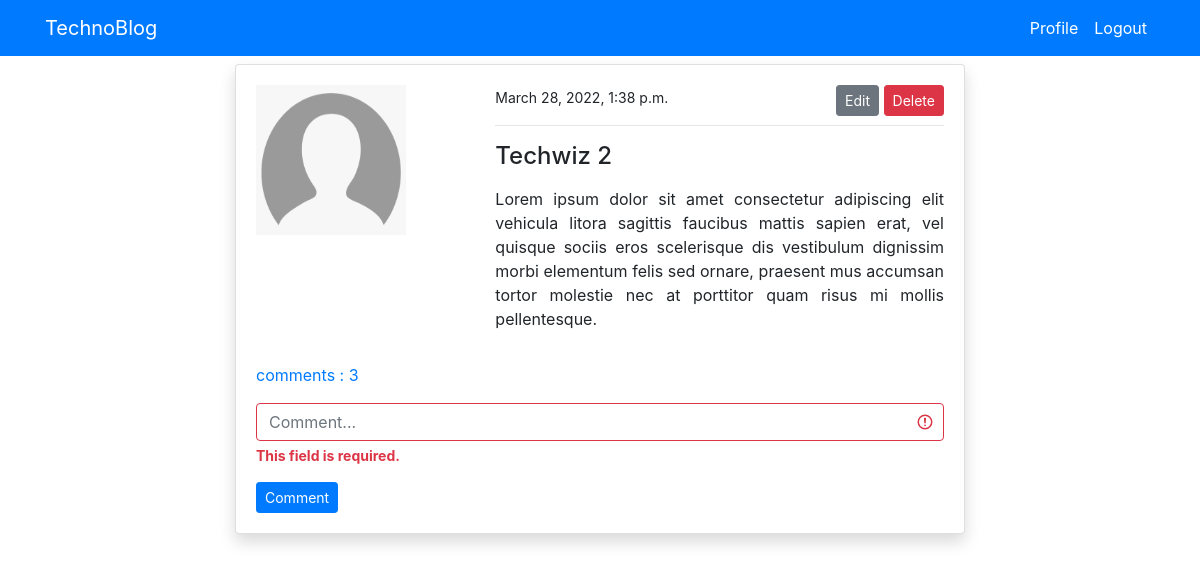
/post_detail/6/ (signed in), run on the app's committed database.
### blog/models.py (models this page shows, shortened)
class Post(models.Model):
    title = models.CharField(max_length=100)
    content = models.TextField()
    author = models.ForeignKey(User, on_delete=models.CASCADE)
    date_created = models.DateTimeField(auto_now_add=True)
    class Meta:
        ordering = ('-date_created',)
    def comments_count(self):
        return self.comment_set.all().count()
    def comments(self):
        return self.comment_set.all()

### users/models.py (models this page shows, shortened)
class ProfileModel(models.Model):
    user = models.OneToOneField(User , on_delete=models.CASCADE)
    image = models.ImageField(default='default.png', upload_to="profile" , validators=[FileExtensionValidator(['png','jpg'])])

### blog/views.py (the view)
# urls.py: path('post_detail/<int:pk>/' ,post_detail ,name="post_detail"),
@login_required
def post_detail(request,pk):
    post = Post.objects.get(id=pk)
    if request.method == "POST":
        form = CommentForm(request.POST)
        if form.is_valid():
            instance = form.save(commit=False)
            instance.user = request.user
            instance.post = post
            instance.save()
            return redirect('post_detail',pk=post.id)
    else:
        form = CommentForm(request.POST)
    context = {
        'post':post ,
        'form': form
    }
    return render(request,'blog/post_detail.html',context)

### blog/forms.py
class CommentForm(forms.ModelForm):
    content = forms.CharField(label='', widget=forms.TextInput(attrs={'placeholder':'Comment...'}))
    class Meta:
        model=Comment
        fields = ('content',)

### blog/templates/blog/post_detail.html (shortened to what this page needs)
{% extends 'partials/base.html' %}
{% load static %}
{% load crispy_forms_tags %}
{% block main %}
<div class="row mt-5 pt-3">
    <div class="col-sm-12 col-md-8 offset-md-2">
        <div class="card shadow">
            <div class="card-body ">
                <div class="row">
                    <div class="col-sm-12 col-md-4">
                        <img src="{{ post.author.profilemodel.image.url }}" alt="profile image" width="150px"
                            height="150px">
                    </div>
                    <div class="col-sm-12 col-md-8">
                        <small>{{ post.date_created }}</small>
                        {% if post.author == request.user %}
                        <span class="float-right">
                            <a class="btn btn-secondary btn-sm" href="{% url 'post_edit' post.id %}">Edit</a>
                            <a class="btn btn-danger btn-sm" href="{% url 'post_delete' post.id %}">Delete</a>
                        </span>
                        {% endif %}
                        <hr>
                        <h4 class="my-2">{{ post.title }}</h4>
                        <p class="text-justify my-3">
                            {{ post.content }}
                        </p>
                    </div>
                </div>
                <p class="mt-3">
                    <a data-toggle="collapse" href="#collapseExample" role="button" aria-expanded="false"
                        aria-controls="collapseExample">
                        comments : {{ post.comments_count }}
                    </a>
                </p>
                    <form action="" method="POST">
                        {{ form|crispy }}
                        <input class="btn btn-primary btn-sm" type="submit"  value="Comment">
                    </form>
            </div>
        </div>
    </div>
</div>
{% endblock %}

### data on the page
Post: author.profilemodel.image (placeholder picture), date_created "March 28, 2022, 1:38 p.m.", title "Techwiz 2", content "Lorem ipsum dolor sit amet consectetur adipiscing elit vehicula litora sagittis faucibus mattis sapien erat, vel quisque sociis eros scelerisque dis vestibulum dignissim morbi elementum felis sed ornare, praesent mus accumsan tortor molestie nec at porttitor quam risus mi mollis pellentesque.", comments_count "3"
